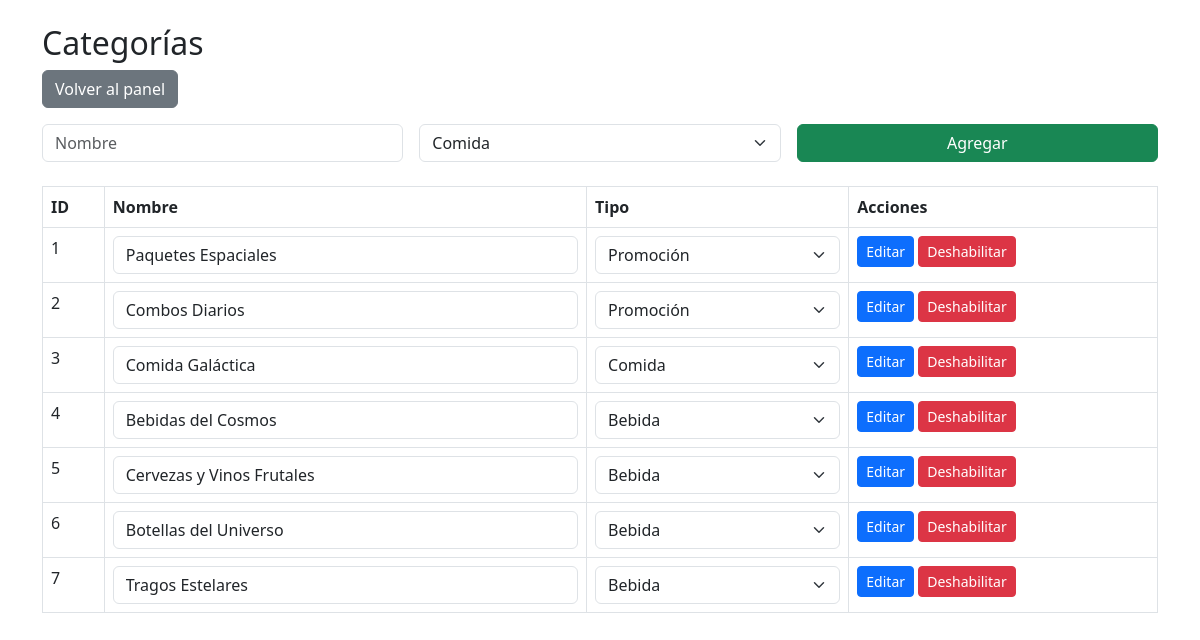
/admin/categorias.php (signed in), run on the app's committed database.
### tables this page shows
CREATE TABLE IF NOT EXISTS categorias (
    id INT AUTO_INCREMENT PRIMARY KEY,
    nombre VARCHAR(100) NOT NULL,
    tipo ENUM('comida','bebida','promocion') NOT NULL,
    parent_id INT DEFAULT NULL,
    habilitado TINYINT(1) DEFAULT 1,
    FOREIGN KEY (parent_id) REFERENCES categorias(id) ON DELETE SET NULL
);

### models/Categoria.php (called while the page is built, shortened)
<?php
class Categoria
{
    public static function todas()
    {
        $pdo = Conexion::conectar();
        $stmt = $pdo->query('SELECT id, nombre, tipo, parent_id, descripcion FROM categorias WHERE habilitado = 1');
        return $stmt->fetchAll(PDO::FETCH_ASSOC);
    }
}

### admin/categorias.php (the view, shortened to what this page needs)
<?php
require_once __DIR__ . '/../models/Categoria.php';
$categorias = Categoria::todas();
?>
<!DOCTYPE html>
<html lang="es">
<head>
    <link href="https://cdn.jsdelivr.net/npm/bootstrap@5.3.0-alpha1/dist/css/bootstrap.min.css" rel="stylesheet">
</head>
<body>
    <div class="container mt-4">
        <h2>Categorías</h2>
        <a href="panel.php" class="btn btn-secondary mb-3">Volver al panel</a>
        <form method="post" class="row g-3 mb-4">
            <div class="col-md-4">
                <input type="text" name="nombre" class="form-control" placeholder="Nombre" required>
            </div>
            <div class="col-md-4">
                <select name="tipo" class="form-select" required>
                    <option value="comida">Comida</option>
                </select>
            </div>
            <div class="col-md-4">
                <button type="submit" name="agregar" class="btn btn-success w-100">Agregar</button>
            </div>
        </form>
        <table class="table table-bordered">
            <thead>
                <tr>
                    <th>ID</th>
                    <th>Nombre</th>
                    <th>Tipo</th>
                    <th>Acciones</th>
                </tr>
            </thead>
            <tbody>
                <?php foreach ($categorias as $cat): ?>
                    <tr>
                        <form method="post">
                            <td><?php echo $cat['id']; ?><input type="hidden" name="id" value="<?php echo $cat['id']; ?>"></td>
                            <td><input type="text" name="nombre" value="<?php echo $cat['nombre']; ?>" class="form-control" required></td>
                            <td>
                                <select name="tipo" class="form-select" required>
                                    <option value="comida" <?php if ($cat['tipo'] == 'comida') echo 'selected'; ?>>Comida</option>
                                    <option value="bebida" <?php if ($cat['tipo'] == 'bebida') echo 'selected'; ?>>Bebida</option>
                                    <option value="promocion" <?php if ($cat['tipo'] == 'promocion') echo 'selected'; ?>>Promoción</option>
                                </select>
                            </td>
                            <td>
                                <button type="submit" name="editar" class="btn btn-primary btn-sm">Editar</button>
                                <button type="submit" name="deshabilitar" class="btn btn-danger btn-sm" onclick="return confirm('¿Deshabilitar?')">Deshabilitar</button>
                            </td>
                        </form>
                    </tr>
                <?php endforeach; ?>
            </tbody>
        </table>
    </div>
</body>
</html>

### data on the page
categorias: id "1", nombre "Paquetes Espaciales", tipo "Promoción"
categorias: id "2", nombre "Combos Diarios", tipo "Promoción"
categorias: id "3", nombre "Comida Galáctica", tipo "Comida"
categorias: id "4", nombre "Bebidas del Cosmos", tipo "Bebida"
categorias: id "5", nombre "Cervezas y Vinos Frutales", tipo "Bebida"
categorias: id "6", nombre "Botellas del Universo", tipo "Bebida"
categorias: id "7", nombre "Tragos Estelares", tipo "Bebida"
